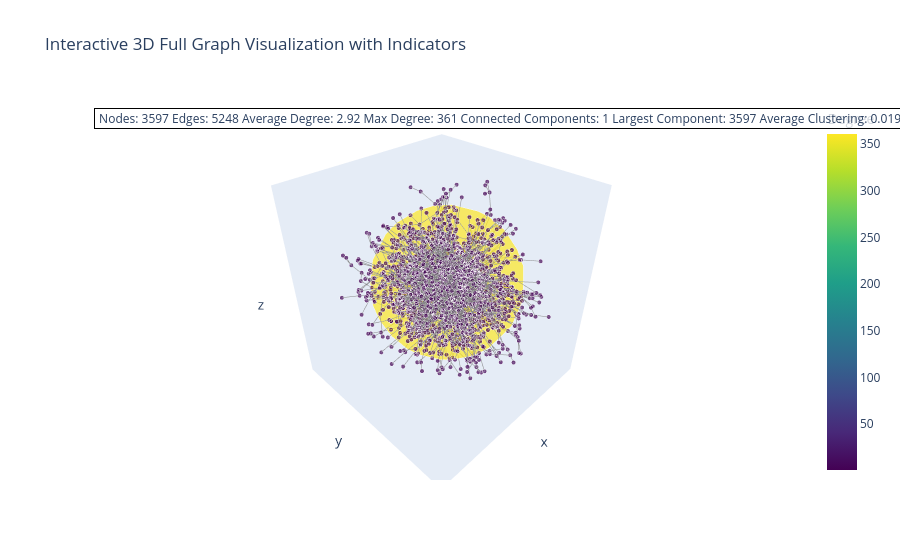

This figure's notebook cell:
### Code cell
# 3D Full Graph Visualization
print("Computing 3D layout for full graph...")
pos_3d = nx.spring_layout(G, dim=3, seed=42)

edge_x_3d = []
edge_y_3d = []
edge_z_3d = []
for edge in G.edges():
    x0, y0, z0 = pos_3d[edge[0]]
    x1, y1, z1 = pos_3d[edge[1]]
    edge_x_3d.extend([x0, x1, None])
    edge_y_3d.extend([y0, y1, None])
    edge_z_3d.extend([z0, z1, None])

node_x_3d = [pos_3d[n][0] for n in G.nodes()]
node_y_3d = [pos_3d[n][1] for n in G.nodes()]
node_z_3d = [pos_3d[n][2] for n in G.nodes()]
node_degrees_3d = [degrees.get(n, 0) for n in G.nodes()]

fig_3d = go.Figure()
fig_3d.add_trace(go.Scatter3d(x=edge_x_3d, y=edge_y_3d, z=edge_z_3d, mode='lines', 
                             line=dict(width=1, color='#888'), hoverinfo='none', name='edges'))
fig_3d.add_trace(go.Scatter3d(x=node_x_3d, y=node_y_3d, z=node_z_3d, mode='markers',
                             marker=dict(size=[max(5, d*0.5) for d in node_degrees_3d],
                                         color=node_degrees_3d, colorscale='Viridis', showscale=True,
                                         colorbar=dict(title="Degree")),
                             text=[f'Node {n}, Degree {d}' for n, d in zip(G.nodes(), node_degrees_3d)],
                             hoverinfo='text', name='nodes'))

# Add indicators as annotation
fig_3d.add_annotation(text=indicators_text, x=0.02, y=0.98, xref="paper", yref="paper",
                      showarrow=False, font=dict(size=12), align="left",
                      bgcolor="rgba(255,255,255,0.8)", bordercolor="black", borderwidth=1)

fig_3d.update_layout(title='Interactive 3D Full Graph Visualization with Indicators',
                     showlegend=False,
                     scene=dict(xaxis=dict(showgrid=False, zeroline=False, showticklabels=False),
                                yaxis=dict(showgrid=False, zeroline=False, showticklabels=False),
                                zaxis=dict(showgrid=False, zeroline=False, showticklabels=False)))

# Save to HTML
fig_3d.write_html('full_graph_3d.html')
print("3D full graph saved to full_graph_3d.html")

# Show in notebook
fig_3d.show()

### Figure 1 — Plotly figure (JSON) as saved in the notebook; plotly's stock layout.template omitted (floating-point values rounded to 4 significant figures; data arrays with more than 128 entries replaced by an {"elided": "..."} marker saying what was removed)
{"data": [{"hoverinfo": "none", "line": {"color": "#888", "width": 1}, "mode": "lines", "name": "edges", "type": "scatter3d", "x": {"elided": "15744 float values"}, "y": {"elided": "15744 float values"}, "z": {"elided": "15744 float values"}}, {"hoverinfo": "text", "marker": {"color": {"elided": "3597 int values"}, "colorbar": {"title": {"text": "Degree"}}, "colorscale": [[0, "#440154"], [0.1111, "#482878"], [0.2222, "#3e4989"], [0.3333, "#31688e"], [0.4444, "#26828e"], [0.5556, "#1f9e89"], [0.6667, "#35b779"], [0.7778, "#6ece58"], [0.8889, "#b5de2b"], [1, "#fde725"]], "showscale": true, "size": {"elided": "3597 float values"}}, "mode": "markers", "name": "nodes", "text": {"elided": "3597 str values"}, "type": "scatter3d", "x": {"elided": "3597 float values"}, "y": {"elided": "3597 float values"}, "z": {"elided": "3597 float values"}}], "layout": {"annotations": [{"align": "left", "bgcolor": "rgba(255,255,255,0.8)", "bordercolor": "black", "borderwidth": 1, "font": {"size": 12}, "showarrow": false, "text": "\nNodes: 3597\nEdges: 5248\nAverage Degree: 2.92\nMax Degree: 361\nConnected Components: 1\nLargest Component: 3597\nAverage Clustering: 0.0196\n", "x": 0.02, "xref": "paper", "y": 0.98, "yref": "paper"}], "scene": {"xaxis": {"showgrid": false, "showticklabels": false, "zeroline": false}, "yaxis": {"showgrid": false, "showticklabels": false, "zeroline": false}, "zaxis": {"showgrid": false, "showticklabels": false, "zeroline": false}}, "showlegend": false, "title": {"text": "Interactive 3D Full Graph Visualization with Indicators"}}}
